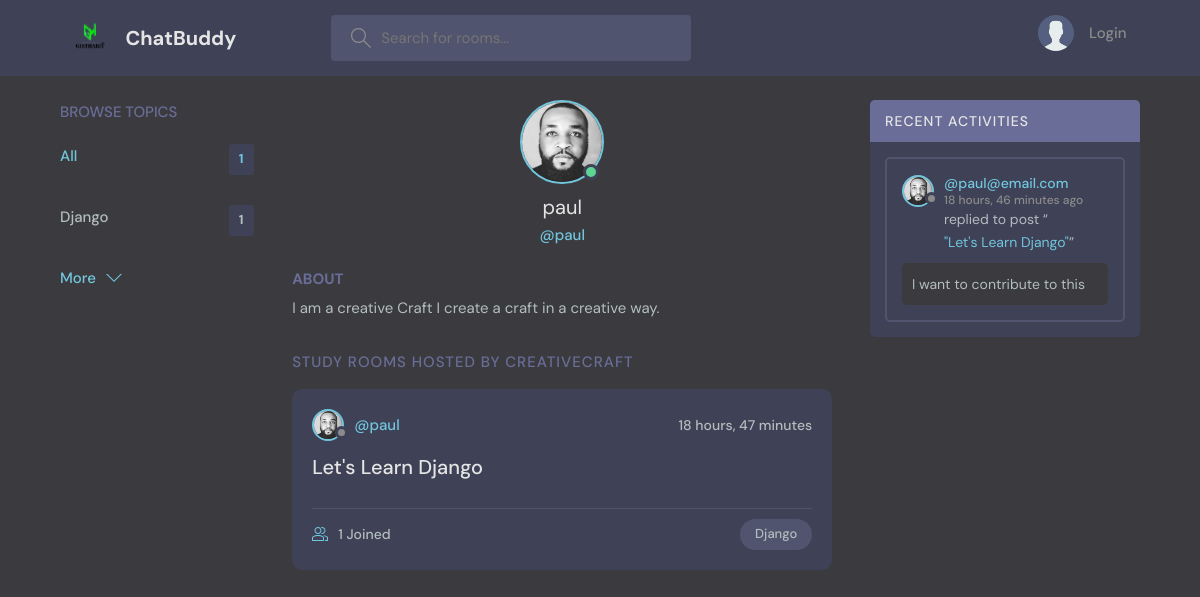
Page /profile/1/ on the committed database.
### chatbase/models.py (models this page shows, shortened)
class Topic(models.Model):
    name=models.CharField(max_length=200)

class User(AbstractUser):
    name = models.CharField(max_length=200, null=True)
    email = models.EmailField(unique=True, null=True)
    bio = models.TextField(null=True)
    avatar = models.ImageField(null=True, default="avatar.svg")
    USERNAME_FIELD = 'email'
    REQUIRED_FIELDS = []

class Room(models.Model):
    host = models.ForeignKey(User, on_delete=models.SET_NULL, null=True)
    topic = models.ForeignKey(Topic, on_delete=models.SET_NULL, null=True)
    name = models.CharField(max_length=200)
    description = models.TextField(null=True, blank=True)
    participants = models.ManyToManyField(User, related_name="participants", blank=True)
    updated = models.DateTimeField(auto_now=True)
    created = models.DateTimeField(auto_now_add=True)
    class Meta:
        ordering = ['-updated','-created']
    def __str__(self):
        return self.name

class Message(models.Model):
    user = models.ForeignKey(User, on_delete=models.CASCADE)
    room = models.ForeignKey(Room, on_delete=models.CASCADE)
    body= models.TextField()
    updated= models.DateTimeField(auto_now=True)
    created= models.DateTimeField(auto_now_add=True)

### chatbase/views.py (the view)
# urls.py: path('profile/<str:pk>/', views.userProfile, name='user-profile'),
def userProfile(request, pk):
    user = User.objects.get(id=pk)
    rooms = user.room_set.all()
    room_messages = user.message_set.all()
    topics = Topic.objects.all()
    content = {'user': user, 'rooms': rooms, 'room_messages': room_messages, 'topics': topics}
    return render(request, 'chatbase/profile.html', content)

### chatbase/templates/chatbase/profile.html (shortened to what this page needs)
{% extends 'main.html' %}
{% block content %}
{% load static %}
<main class="profile-page layout layout--3">
  <div class="container">
    {% include 'chatbase/topic_component.html' %}
    <div class="roomList">
      <div class="profile">
        <div class="profile__avatar">
          <div class="avatar avatar--large active">
            <img src="{% static 'images/legacy.jpg' %}" />
          </div>
        </div>
        <div class="profile__info">
          <h3>{{user.username}}</h3>
          <p>@{{user.username}}</p>
        </div>
        <div class="profile__about">
          <h3>About</h3>
          <p>
            {{user.bio}}
          </p>
        </div>
      </div>
      <div class="roomList__header">
        <div>
          <h2>Study Rooms Hosted by CreativeCraft</a>
          </h2>
        </div>
      </div>
      {% include 'chatbase/feed_component.html' %}
    </div>
    {% include 'chatbase/activity_component.html' %}
  </div>
</main>
{% endblock content %}

### templates/main.html (shortened to what this page needs)
<!DOCTYPE html>
{% load static %}
<html lang="en">
  <head>
    <link rel="stylesheet" href="{% static 'styles/style.css' %}" />
  </head>
  <body>
    {% include "navbar.html" %}
    {% block content %}
    {% endblock %}
  </body>
</html>

### templates/navbar.html (shortened to what this page needs)
{% load static %}
<header class="header header--loggedIn">
    <div class="container">
      <a href="{% url 'home' %}" class="header__logo">
        <img src="{% static 'images/gist.png' %}" alt="logo" />
        <h1>ChatBuddy</h1>
      </a>
      <form class="header__search" method="GET" action="{% url 'home' %}">
        <label>
          <input name="q" placeholder="Search for rooms..." />
        </label>
      </form>
      <nav class="header__menu">
        {% if request.user.is_authenticated %}
        <div class="header__user">
          <a href="{% url 'user-profile' user.id %}">
            <div class="avatar avatar--medium active">
              <img src="{{request.user.avatar.url}}" alt="profile favicon" />
            </div>
            <p>{{ request.user.username }} <span>@{{ request.user.username }}</span></p>
          </a>
          <button class="dropdown-button">
            <svg version="1.1" xmlns="http://www.w3.org/2000/svg" width="32" height="32" viewBox="0 0 32 32">
              <title>chevron-down</title>
              <path d="M16 21l-13-13h-3l16 16 16-16h-3l-13 13z"></path>
            </svg>
          </button>
        </div>
        {% else %}
        <a href="{% url 'login' %}">
          <img src="{% static 'images/avatar.svg' %}" />
          <p>Login</p>
        </a>
        {% endif %}
      </nav>
    </div>
  </header>

### chatbase/templates/chatbase/topic_component.html
<div class="topics">
    <div class="topics__header">
      <h2>Browse Topics</h2>
    </div>
    <ul class="topics__list">
      <li>
        <a href="{% url 'home' %}" class="active">All <span>{{topics.count}}</span></a>
      </li>
      {% for topic in topics %}
      <li>
        <a href="{% url 'home' %}?q={{topic.name}}">{{topic.name}} <span>{{topic.room_set.all.count}}</span></a>
      </li>
      {% endfor %}
    </ul>
    <a class="btn btn--link" href="{% url 'topics' %}">
      More
      <svg version="1.1" xmlns="http://www.w3.org/2000/svg" width="32" height="32" viewBox="0 0 32 32">
        <title>chevron-down</title>
        <path d="M16 21l-13-13h-3l16 16 16-16h-3l-13 13z"></path>
      </svg>
    </a>
  </div>

### chatbase/templates/chatbase/feed_component.html (shortened to what this page needs)
{% load static %}
{% for room in rooms %}
<div class="roomListRoom">
            <div class="roomListRoom__header">
              <a href="{% url 'user-profile' room.host.id %}" class="roomListRoom__author">
                <div class="avatar avatar--small">
                    <img src="{{room.host.avatar.url}}" />
                </div>
                <span>@{{room.host.username}}</span>
              </a>
              <div class="roomListRoom__actions">
                <span>{{room.created|timesince}}</span>
              </div>
            </div>
            <div class="roomListRoom__content">
              <a href="{% url 'room' room.id %}">{{room.name}}</a>
            </div>
            <div class="roomListRoom__meta">
              <a href="{% url 'room' room.id %}" class="roomListRoom__joined">
                {{room.participants.all.count}} Joined
              </a>
              <p class="roomListRoom__topic">{{room.topic.name}}</p>
            </div>
     </div>
 {% endfor %}

### chatbase/templates/chatbase/activity_component.html (shortened to what this page needs)
<div class="activities">
    <div class="activities__header">
      <h2>Recent Activities</h2>
    </div>
    {% for message in room_messages %}
    <div class="activities__box">
      <div class="activities__boxHeader roomListRoom__header">
        <a href="{% url 'user-profile' message.user.id %}" class="roomListRoom__author">
          <div class="avatar avatar--small">
            <img src="{{message.user.avatar.url}}" />
          </div>
          <p>
            @{{message.user}}
            <span>{{ message.created|timesince }} ago</span>
          </p>
        </a>
      </div>
      <div class="activities__boxContent">
        <p>replied to post “<a href="{% url 'room' message.room.id %}">"{{message.room}}"</a>”</p>
        <div class="activities__boxRoomContent">
            {{message.body}}
        </div>
      </div>
    </div>
    {% endfor %}

### rows in the picture
Topic: name "Django", room_set.all.count "1"
User: username "paul", bio "I am a creative Craft I create a craft in a creative way."
Room: host.avatar (picture), host.username "paul", created "18 hours, 47 minutes", name "Let's Learn Django", participants.all.count "1", topic.name "Django"
Message: user.avatar (picture), user "paul@email.com", created "18 hours, 46 minutes", room "Let's Learn Django", body "I want to contribute to this"

### other values in the picture
{{ topics.count }} "1"
